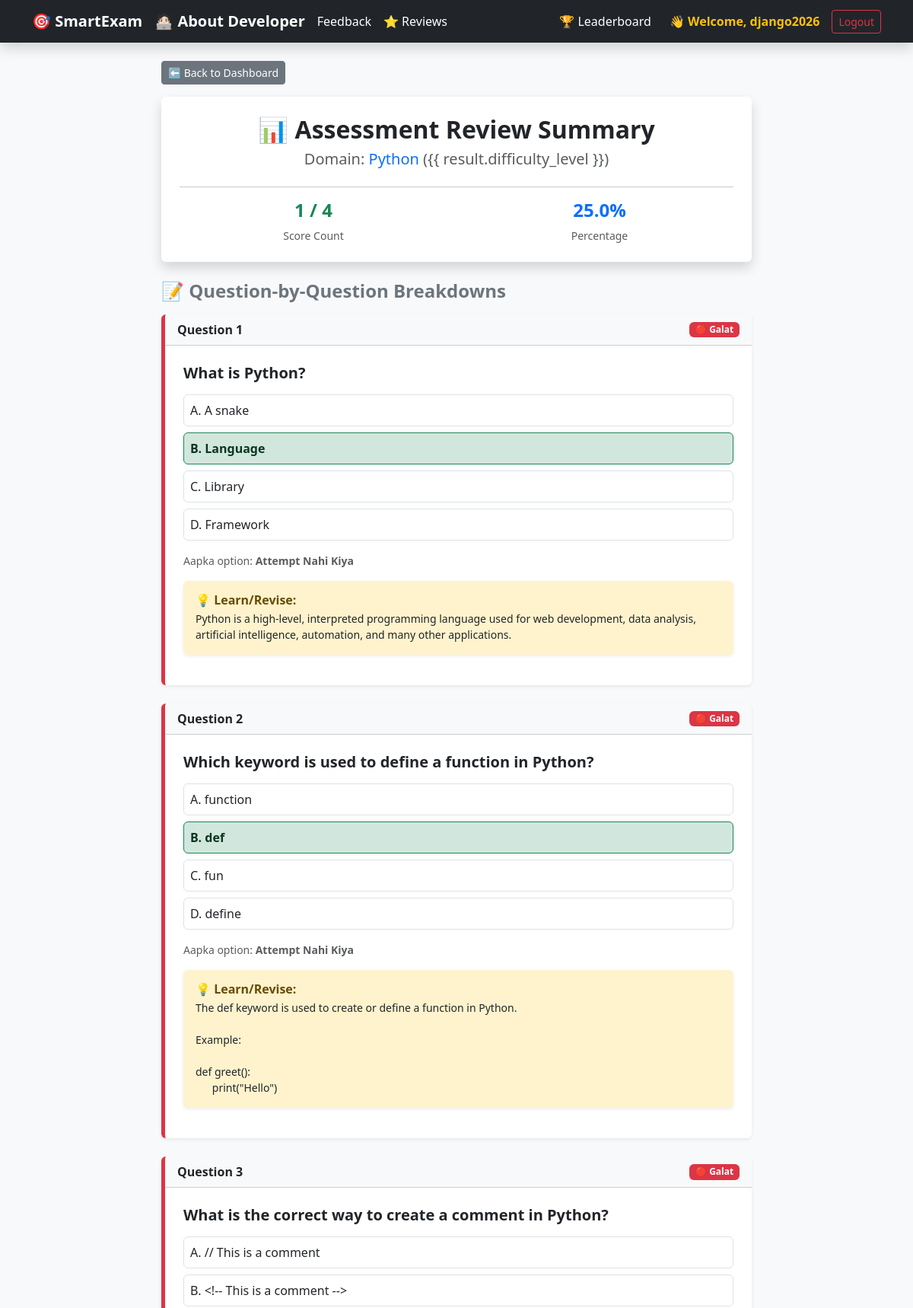
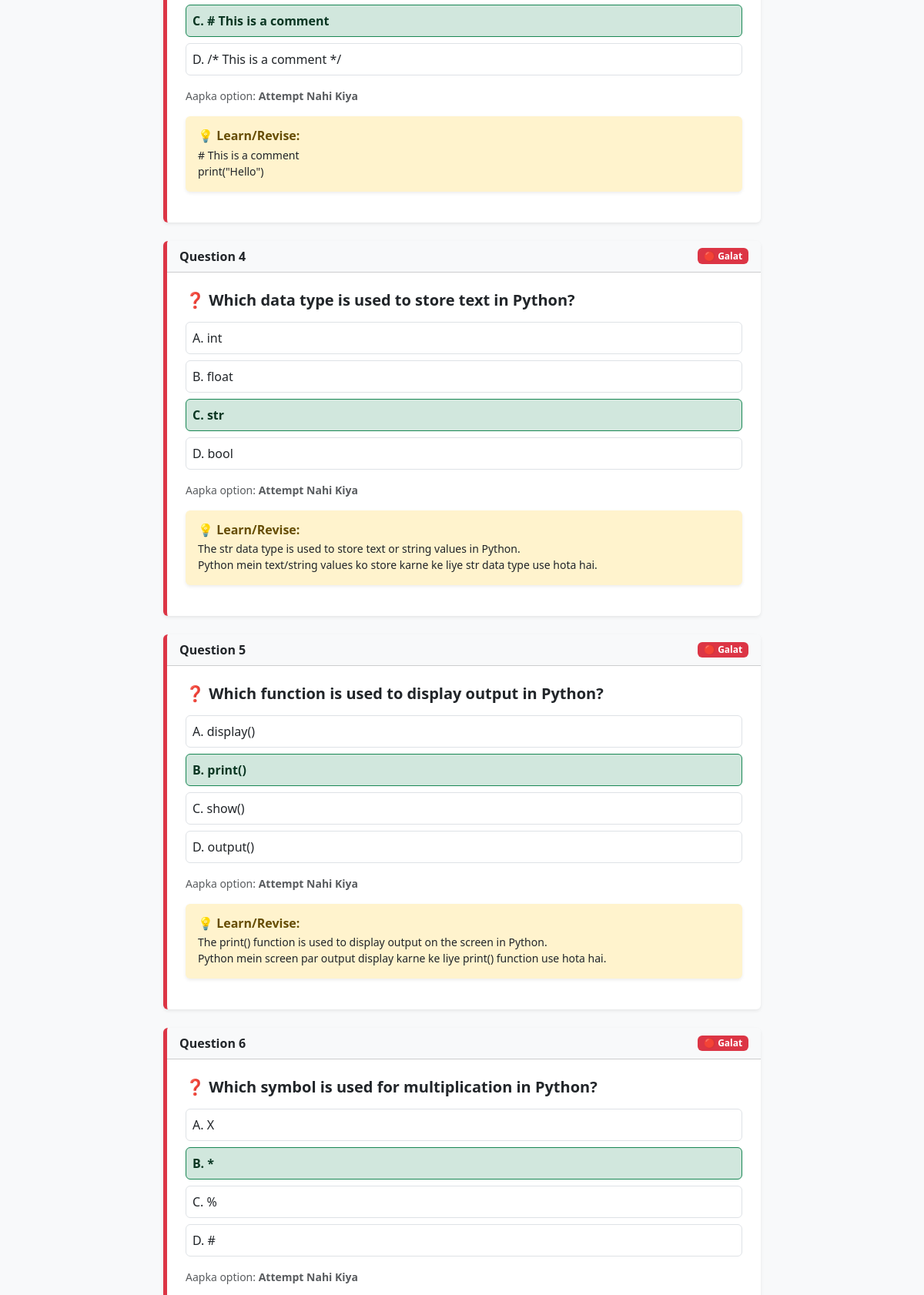
Page /quiz/review/12/ (signed in, upper part) on the committed database (2 pictures, top to bottom).
### exam/models.py (models this page shows, shortened)
class TestResult(models.Model):
    user = models.ForeignKey(User, on_delete=models.CASCADE)
    category = models.ForeignKey(Category, on_delete=models.CASCADE)
    total_questions = models.IntegerField()
    correct_answers = models.IntegerField()
    percentage = models.FloatField()
    time_taken = models.IntegerField() # Total seconds taken to finish the exam (e.g., 240 seconds)
    difficulty_level = models.CharField(max_length=10)
    date_attempted = models.DateTimeField(auto_now_add=True)

class Category(models.Model):
    name = models.CharField(max_length=100, unique=True)
    description = models.TextField(blank=True, null=True)

class Question(models.Model):
    DIFFICULTY_CHOICES = [
        ('Easy', 'Easy'),
        ('Medium', 'Medium'),
        ('Hard', 'Hard'),
    ]
    category = models.ForeignKey(Category, on_delete=models.CASCADE, related_name='questions')
    question_text = models.TextField(max_length=900)
    option1 = models.TextField(max_length=900)
    option2 = models.TextField(max_length=900)
    option3 = models.TextField(max_length=900)
    option4 = models.TextField(max_length=900)
    correct_option = models.IntegerField(choices=[(1, 'Option 1'), (2, 'Option 2'), (3, 'Option 3'), (4, 'Option 4')])
    difficulty = models.CharField(max_length=10, choices=DIFFICULTY_CHOICES, default='Easy')
    explanation = models.TextField(blank=True, null=True, help_text="Sawal ka sahi jawab kyun hai, yahan vistaar se likhein.")

### exam/views.py (the view)
# urls.py: path('quiz/review/<int:result_id>/', views.quiz_review_view, name='quiz_review'),
@login_required
def quiz_review_view(request, result_id):
    result = get_object_or_404(TestResult, id=result_id, user=request.user)
    questions = Question.objects.filter(category=result.category, difficulty=result.difficulty_level)
    saved_answers = request.session.get(f'answers_{result.id}', {})
    review_data = []
    for q in questions:
        selected_int = saved_answers.get(str(q.id))
        is_correct = (selected_int == q.correct_option)
        review_data.append({
            'question': q,
            'selected': selected_int,
            'is_correct': is_correct,
            'correct_text': getattr(q, f'option{q.correct_option}'),
            'selected_text': getattr(q, f'option{selected_int}') if selected_int else "Attempt Nahi Kiya"
        })
    return render(request, 'exam/quiz_review.html', {
        'review_data': review_data,
        'result': result
    })

### exam/templates/exam/quiz_review.html (shortened to what this page needs)
{% extends 'exam/base.html' %}
{% block content %}
<div class="container mt-4" style="max-width: 800px;">
    <div class="mb-3">
        <a href="{% url 'dashboard' %}" class="btn btn-sm btn-secondary">⬅️ Back to Dashboard</a>
    </div>
    <div class="card text-center shadow border-0 mb-4 bg-white p-4">
        <h2 class="fw-bold text-dark mb-2">📊 Assessment Review Summary</h2>
        <h5 class="text-muted">Domain: <span class="text-primary">{{ result.category.name }}</span> ({{
            result.difficulty_level }})</h5>
        <hr>
        <div class="row">
            <div class="col-6">
                <h4 class="fw-bold text-success">{{ result.correct_answers }} / {{ result.total_questions }}</h4>
                <p class="small text-muted mb-0">Score Count</p>
            </div>
            <div class="col-6">
                <h4 class="fw-bold text-primary">{{ result.percentage }}%</h4>
                <p class="small text-muted mb-0">Percentage</p>
            </div>
        </div>
    </div>
    <h4 class="fw-bold text-secondary mb-3">📝 Question-by-Question Breakdowns</h4>
    {% for item in review_data %}
    <div
        class="card mb-4 shadow-sm border-0 {% if item.is_correct %}border-start border-success border-5{% else %}border-start border-danger border-5{% endif %}">
        <div class="card-header bg-light d-flex justify-content-between align-items-center">
            <span class="fw-semibold">Question {{ forloop.counter }}</span>
            {% if item.is_correct %}
            <span class="badge bg-success">🟢 Sahi</span>
            {% else %}
            <span class="badge bg-danger">🔴 Galat</span>
            {% endif %}
        </div>
        <div class="card-body p-4">
            <h5 class="fw-bold text-dark mb-3">{{ item.question.question_text }}</h5>
            <div class="mb-3">
                <div
                    class="p-2 mb-2 border rounded ">
                    A. {{ item.question.option1 }}</div>
                <div
                    class="p-2 mb-2 border rounded {% if item.question.correct_option == 2 %}bg-success-subtle border-success fw-bold text-success-emphasis{% elif item.selected == 2 %}bg-danger-subtle border-danger text-danger-emphasis{% endif %}">
                    B. {{ item.question.option2 }}</div>
                <div
                    class="p-2 mb-2 border rounded {% if item.question.correct_option == 3 %}bg-success-subtle border-success fw-bold text-success-emphasis{% elif item.selected == 3 %}bg-danger-subtle border-danger text-danger-emphasis{% endif %}">
                    C. {{ item.question.option3 }}</div>
                <div
                    class="p-2 mb-2 border rounded ">
                    D. {{ item.question.option4 }}</div>
            </div>
            <div class="small text-muted mb-2">Aapka option: <span class="fw-bold">{{ item.selected_text }}</span></div>
            {% if item.question.explanation %}
            <div class="alert alert-warning border-0 shadow-sm mt-3 p-3">
                <h6 class="fw-bold mb-1 text-warning-emphasis">
                    💡 Learn/Revise:
                </h6>
                <pre class="small mb-0 text-dark"
                    style="white-space: pre-wrap; font-family: inherit;">{{ item.question.explanation }}</pre>
            </div>
            {% endif %}
        </div>
    </div>
    {% endfor %}
</div>
{% endblock %}

### exam/templates/exam/base.html (shortened to what this page needs)
{% load static %}
<!DOCTYPE html>
<html lang="en">
<head>
    <link href="https://cdn.jsdelivr.net/npm/bootstrap@5.3.0/dist/css/bootstrap.min.css" rel="stylesheet">
</head>
<body class="bg-light">
    <nav class="navbar navbar-expand-lg navbar-dark bg-dark shadow mb-4">
        <div class="container">
            <a class="navbar-brand fw-bold" href="{% url 'homepage' %}">🎯 SmartExam</a>
            <a class="navbar-brand fw-bold" href="{% url 'about' %}">🧑🏻‍💻 About Developer</a>
            <a class="nav-link text-white me-3" href="{% url 'feedback' %}">Feedback</a>
            <a href="{% url 'reviews' %}" class="nav-link text-white me-3">⭐ Reviews</a>
            <div class="collapse navbar-collapse" id="navbarNav">
                <div class="navbar-nav ms-auto align-items-center">
                    <a class="nav-link text-white me-3" href="{% url 'dashboard' %}">🏆 Leaderboard</a>
                    {% if user.is_authenticated %}
                    <span class="navbar-text text-warning fw-bold me-3">
                        👋 Welcome, {{ user.username }}
                    </span>
                    <form action="{% url 'logout' %}" method="POST" class="d-inline">
                        <button type="submit" class="btn btn-outline-danger btn-sm">Logout</button>
                    </form>
                    {% else %}
                    <a class="btn btn-outline-light btn-sm me-2" href="{% url 'login' %}">Login</a>
                    <a class="btn btn-warning btn-sm text-dark fw-bold" href="{% url 'register' %}">Register</a>
                    {% endif %}
                </div>
            </div>
        </div>
    </nav>
    <div class="container">
        {% block content %}
        {% endblock %}
    </div>
</body>
</html>

### rows in the picture
TestResult: category.name "Python", correct_answers "1", total_questions "4", percentage "25.0"
Question: question.question_text "What is Python?", question.option1 "A snake", question.option2 "Language", question.option3 "Library", question.option4 "Framework", selected_text "Attempt Nahi Kiya", question.explanation "Python is a high-level, interpreted programming language used for web development, data analysis, artificial intelligence, automation, and many other applications."
Question: question.question_text "Which keyword is used to define a function in Python?", question.option1 "function", question.option2 "def", question.option3 "fun", question.option4 "define", selected_text "Attempt Nahi Kiya", question.explanation "The def keyword is used to create or define a function in Python. Example: def greet(): print(\"Hello\")"
Question: question.question_text "What is the correct way to create a comment in Python?", question.option1 "// This is a comment", question.option2 "<!-- This is a comment -->", question.option3 "# This is a comment", question.option4 "/* This is a comment */", selected_text "Attempt Nahi Kiya", question.explanation "# This is a comment print(\"Hello\")"
Question: question.question_text "❓ Which data type is used to store text in Python?", question.option1 "int", question.option2 "float", question.option3 "str", question.option4 "bool", selected_text "Attempt Nahi Kiya", question.explanation "The str data type is used to store text or string values in Python. Python mein text/string values ko store karne ke liye str data type use hota hai."
Question: question.question_text "❓ Which function is used to display output in Python?", question.option1 "display()", question.option2 "print()", question.option3 "show()", question.option4 "output()", selected_text "Attempt Nahi Kiya", question.explanation "The print() function is used to display output on the screen in Python. Python mein screen par output display karne ke liye print() function use hota hai."
Question: question.question_text "❓ Which symbol is used for multiplication in Python?", question.option1 "X", question.option2 "*", question.option3 "%", question.option4 "#", selected_text "Attempt Nahi Kiya"

### other values in the picture
{{ user.username }} "django2026"
